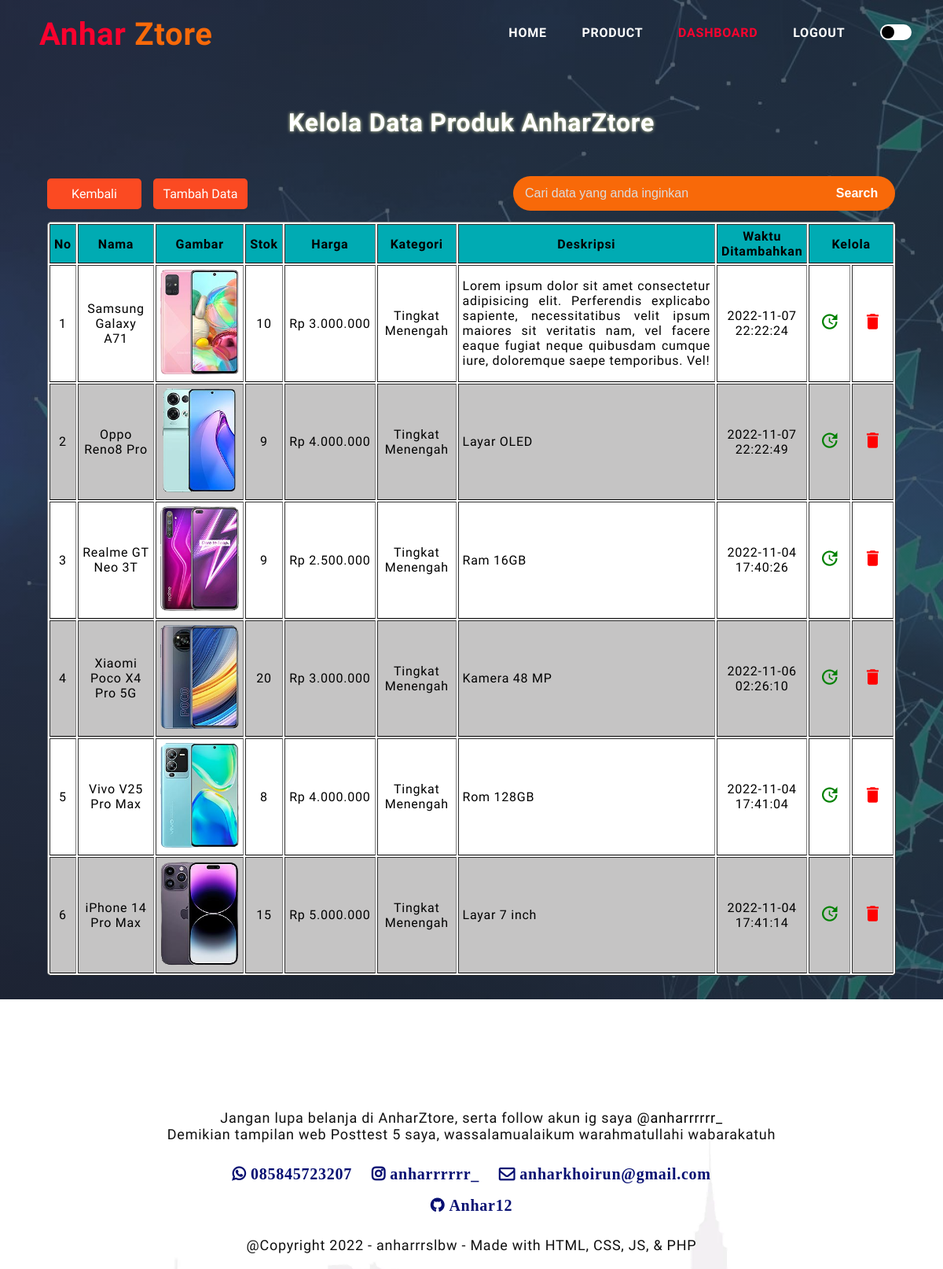
/pengguna/admin/kelola-barang.php (signed in), run on the app's committed database.
### tables this page shows
CREATE TABLE `produk` (
  `id_produk` int(10) NOT NULL,
  `nama` varchar(100) NOT NULL,
  `harga` int(10) NOT NULL,
  `kategori` varchar(50) NOT NULL,
  `deskripsi` text NOT NULL,
  `stock` int(10) NOT NULL,
  `keterangan` timestamp NOT NULL DEFAULT current_timestamp() ON UPDATE current_timestamp(),
  `gambar` varchar(100) NOT NULL
);

### pengguna/admin/kelola-barang.php (the view, shortened to what this page needs)
<?php
    require "../../koneksi.php";
?>
<!DOCTYPE html>
<html lang="en">
<head>
    <link rel="stylesheet" href="../../style.css">
    <link rel="stylesheet" href="https://stackpath.bootstrapcdn.com/font-awesome/4.7.0/css/font-awesome.min.css">
</head>
<body>
    <div class="atas">
        <nav>
            <a href="index.html" id="logo"> Anhar <font color="#f86909"> Ztore </font> </a>
            <div class="navbar">
                <ul>
                    <li> <a href="admin.php"> HOME </a></li>
                    <li> <a href="../../produk/admin_list_barang.php"> PRODUCT </a></li>
                    <li> <a href="kelola.php" style="color: #fa022e;"> DASHBOARD </a></li>
                    <li> <a href="../../logout.php"> LOGOUT </a></li>
                    <li>
                        <label>
                            <span class="check"></span>
                        </label>
                    </li>
                </ul>
            </div>
        </nav>
        <div class="crud">
            <h1> Kelola Data Produk AnharZtore </h1>
            <form action="" class="search_barang" method="GET">
                <div class="btn-kelola">
                    <button> <a href="kelola.php">Kembali</a> </button>
                    <button> <a href="../../produk/tambah.php">Tambah Data</a> </button>
                </div>
                <div class="search" style="width: 45%;">
                    <input type="text" placeholder="Cari data yang anda inginkan" maxlength="50" class="anu_search" name="cari" style="color: #ffffff;">
                    <button type="submit" name="search" class="searching">Search</button>
                </div>
            </form>
            <table border="1">
                <tr height="50px">
                    <th> No </th>
                    <th> Nama </th>
                    <th> Gambar </th>
                    <th> Stok </th>
                    <th> Harga </th>
                    <th> Kategori </th>
                    <th> Deskripsi </th>
                    <th> Waktu Ditambahkan </th>
                    <th colspan="2"> Kelola </th>
                </tr>
                <?php
                    if (isset($_GET["search"])) {
                        $keyword = $_GET["cari"];
                        $result = mysqli_query($conn, "SELECT * FROM produk WHERE
                                nama LIKE '%$keyword%' OR
                                harga LIKE '%$keyword%' OR
                                kategori LIKE '%$keyword%' OR
                                deskripsi LIKE '%$keyword%' OR
                                stock LIKE '%$keyword%'");
                    }
                    else {
                        $result = mysqli_query($conn, "SELECT * FROM produk");
                    }
                    $barang = [];
                    while ($row = mysqli_fetch_assoc($result)) {
                        $barang[] = $row;
                    }
                    $i = 1;
                    foreach ($barang as $brg):
                ?>
                <tr>
                    <td> <?php echo $i ;?> </td>
                    <td> <?php echo $brg['nama'] ;?> </td>
                    <td> <img src="../../img/<?php echo $brg['gambar']; ?>" id="gmbr_tbl" alt="Gambar Produk"></td>
                    <td> <?php echo $brg['stock'] ;?> </td>
                    <td width="11%"> <?php echo 'Rp '.number_format($brg['harga'], 0, '.', '.');?> </td>
                    <td> <?php echo $brg['kategori'] ;?> </td>
                    <td style="text-align: justify;"> <?php echo $brg['deskripsi'] ;?> </td>
                    <td width="10%"> <?php echo $brg['keterangan'] ;?> </td>
                    <td width="5%"> <a href="../../produk/editbrg.php?id=<?php echo $brg['id_produk']; ?>" class="updt"> <i class="material-icons" style="font-size:26px;color:green">update</i> </td> </a>
                    <td width="5%"> <a href="../../produk/hapusbrg.php?id=<?php echo $brg['id_produk']; ?>" class = "dlt"> <i class="material-icons" style="font-size:26px;color:red">delete</i> </a> </td>
                </tr>
                <?php
                    $i++;
                    endforeach;
                ?>
            </table>
        </div>
    </div>
    <div class="bawah">
        <footer class="footerAbout">
            <div class="footer">
                <p>
                    Jangan lupa belanja di AnharZtore, serta follow akun ig saya <a href="https://www.instagram.com/anharrrrrr_/" id="ig"> @anharrrrrr_ </a>
                    <br>
                    Demikian tampilan web Posttest 5 saya, wassalamualaikum warahmatullahi wabarakatuh
                </p>
            </div>
            <div id="kontak">
                <i class="fa fa-whatsapp"> 085845723207 </i>
                <i class="fa fa-instagram"> anharrrrrr_ </i>
                <i class="fa fa-envelope-o"> anharkhoirun@gmail.com </i>
                <i class="fa fa-github"> Anhar12 </i>
            </div>
            <p> @Copyright 2022 - anharrrslbw - Made with HTML, CSS, JS, & PHP </p>
        </footer>
    </div>
</body>
</html>

### style.css (style rules this page uses)
* { margin: 0; padding: 0; scroll-behavior: smooth; }
:root { --Atas-color: linear-gradient(rgba(30, 34, 51, 0.7),rgba(30, 34, 51, 0.7)), url(assets/bg.jpg); --Bawah-color: url(img/bg2.jpg); --h1produk-color: rgb(8, 8, 53); --h1produk-shadow: 1px 1px 3px red; --pproduk-color: rgb(85, 81, 81); --kolom-color: #dafaf8; --kolom-shadow: rgb(108, 108, 108); --kolom-hover: rgb(55, 82, 255); --h1review-color: rgb(8, 8, 53); --kolomreview-color: #e9f9f7; --preview-color: black; --fareview-color: rgb(6, 15, 114); --form-color:linear-gradient(rgba(180,180,180,0.6871790952709209) 0%, rgba(180,180,180,0.7123891793045343)); --tampil-color: linear-gradient(rgba(17,100,98,1) 0%, rgba(15,13,106,1) 100%); --form-shadow: 0px 0px 5px white; }
body { letter-spacing: 0.75px; font-size: 16px; font-weight: 500; }
.check:before, .check:after { border-radius: 50%; content: ''; position: absolute; top: 2px; transition: transform 0.5s ease; height: 16px; width: 16px; }
.check:before { background-color: #000; left: 2px; }
.check { background-color: #fff; border-radius: 20px; cursor: pointer; display: block; height: 20px; overflow: hidden; position: relative; transition: background-color 0.5s ease-in; box-shadow: 0.5s ease-in; width: 40px; }
.atas { min-height: 650px; height: auto; width: 100%; background-image: var(--Atas-color); background-position: center; background-size: cover; position: static; font-family: 'Ubuntu', sans-serif; text-align: center; margin: auto; z-index: 1; padding-bottom: 30px; }
nav { padding-top: 20px; padding-bottom: 20px; display: flex; padding-left: 50px; justify-content: space-between; align-items: center; }
#logo { color: rgb(248, 240, 227); font-size: 40px; text-decoration: none; font-weight: 700; }
.navbar { float: right; }
.navbar ul li { list-style: none; display: inline-block; padding-right: 40px; position: static; }
.navbar ul li a { font-weight: 600; color: white; text-decoration: none; font-family: 'Ubuntu', sans-serif; font-size: 16px; }
.navbar ul li::after { content: ''; width: 0%; height: 2px; background: rgb(182, 7, 7); display: flex; margin: auto; transition: 0.3s; }
.search_barang { width: 90%; margin: auto; display: flex; justify-content: space-between; align-items: center; }
.crud .search_barang .btn-kelola { margin-left: 0; }
.search_barang .btn-kelola button { margin-top: 0; margin-bottom: 0; }
.search { width: 40%; text-align: center; display: flex; justify-content: center; align-items: center; height: 40px; border: 1px solid transparent; }
.search .searching { border-top-left-radius: 0; border-bottom-left-radius: 0; border-top-right-radius: 40px; border-bottom-right-radius: 40px; font-weight: bold; background-color: #f86909; color: #ffffff; font-size: 16px; border-radius: none; border: 1px solid transparent; width: 25%; padding: 12px; margin: 0; cursor: pointer; transition: all 0.5s; }
.anu_search { font-size: 16px; border-top-left-radius: 40px; border-bottom-left-radius: 40px; padding: 12px; padding-left: 14px; background-color: #f86909; border: 1px solid transparent; outline: none; width: 100%; }
footer { padding-top: 50px; text-align: center; }
footer p { color: var(--preview-color); font-family: 'Oswald', sans-serif; font-size: 18px; font-weight: 500; padding-bottom: 20px; padding-top: 20px; color: #101010; }
#ig { text-decoration: none; color: var(--preview-color); }
footer .fa { color: var(--fareview-color); font-size: 20px; padding: 10px; font-weight: bold; }
#kontak { margin: auto; width: 60%; border-radius: 10px; }
.bawah { padding-top: 70px; background: var(--Bawah-color); background-size: cover; width: 100%; }
.crud h1 { margin-top: 50px; margin-bottom: 50px; color: white; text-shadow: 0 0 4px #E5EBB2; }
table { background: white; border-radius: 5px; margin: auto; width: 90%; margin-top: 15px; }
table tr:nth-child(odd) { background: rgb(197, 196, 196); }
table td, th { padding: 5px; border-bottom: 1px solid black; }
table th { background: #00ABB3; position: sticky; }
.crud .btn-kelola { margin-left: 67px; }
.crud button { margin-right: 15px; margin-top: 40px; margin-bottom: 15px; width: 120px; padding-top: 10px; border-radius: 5px; padding-bottom: 10px; background: #fb4a22; float: left; border: none; outline: none; }
.crud button a { font-size: 16px; font-family: 'Ubuntu'; font-weight: 500; text-decoration: none; color: white; }
table a { text-decoration: none; color: black; }
.material-icons { transition: 0.3s all linear; }
#gmbr_tbl { width: 100px; }

### data on the page
produk: nama "Samsung Galaxy A71", gambar (picture), stock "10", harga "3.000.000", kategori "Tingkat Menengah", deskripsi "Lorem ipsum dolor sit amet consectetur adipisicing elit. Perferendis explicabo sapiente, necessitatibus velit ipsum maiores sit veritatis nam, vel facere eaque fugiat neque quibusdam cumque iure, doloremque saepe temporibus. Vel!", keterangan "2022-11-07 22:22:24"
produk: nama "Oppo Reno8 Pro", gambar (picture), stock "9", harga "4.000.000", kategori "Tingkat Menengah", deskripsi "Layar OLED", keterangan "2022-11-07 22:22:49"
produk: nama "Realme GT Neo 3T", gambar (picture), stock "9", harga "2.500.000", kategori "Tingkat Menengah", deskripsi "Ram 16GB", keterangan "2022-11-04 17:40:26"
produk: nama "Xiaomi Poco X4 Pro 5G", gambar (picture), stock "20", harga "3.000.000", kategori "Tingkat Menengah", deskripsi "Kamera 48 MP", keterangan "2022-11-06 02:26:10"
produk: nama "Vivo V25 Pro Max", gambar (picture), stock "8", harga "4.000.000", kategori "Tingkat Menengah", deskripsi "Rom 128GB", keterangan "2022-11-04 17:41:04"
produk: nama "iPhone 14 Pro Max", gambar (picture), stock "15", harga "5.000.000", kategori "Tingkat Menengah", deskripsi "Layar 7 inch", keterangan "2022-11-04 17:41:14"
